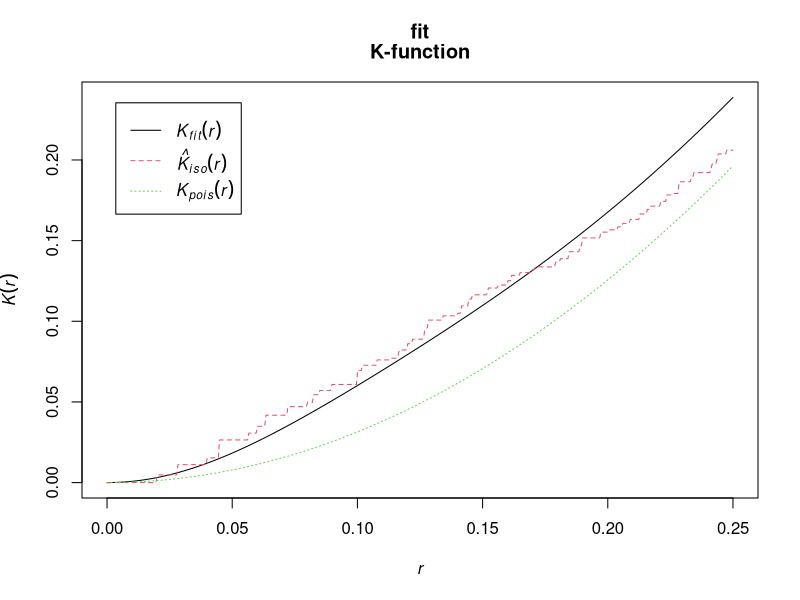
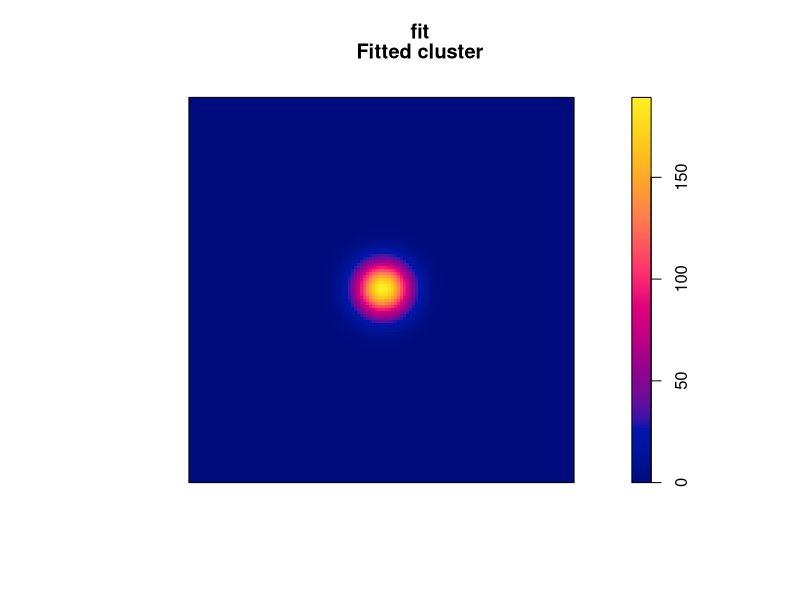

Here is the R script that generated these plots, in order:
library(spatstat)


### Name: plot.kppm
### Title: Plot a fitted cluster point process
### Aliases: plot.kppm
### Keywords: spatial models

### ** Examples

  data(redwood)
  fit <- kppm(redwood~1, "Thomas")
  plot(fit)
